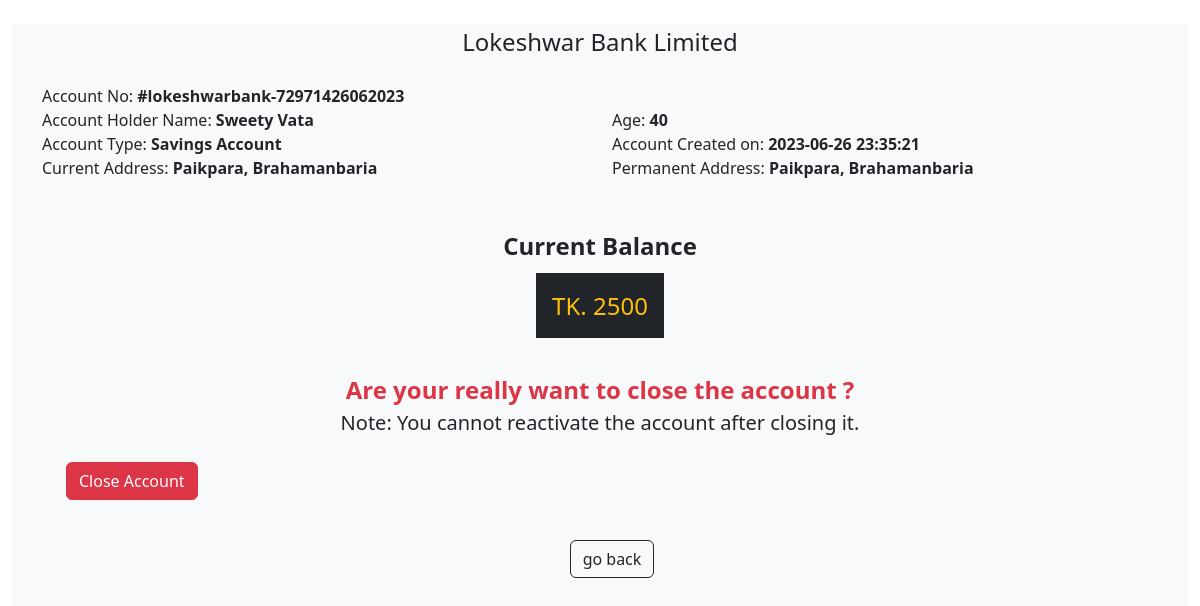
/close_account?ac_no=lokeshwarbank-72971426062023 (signed in), run on the app's committed database.
### tables this page shows
CREATE TABLE `ac_holders` (
  `id` int(11) NOT NULL,
  `account_no` varchar(255) NOT NULL,
  `ac_holder_name` varchar(255) NOT NULL,
  `ac_holder_current_balance` int(255) NOT NULL,
  `ac_holder_age` varchar(255) NOT NULL,
  `ac_type` varchar(255) NOT NULL,
  `ac_holder_img` varchar(255) NOT NULL,
  `ac_holder_c_address` varchar(255) NOT NULL,
  `ac_holder_p_address` varchar(255) NOT NULL,
  `account_status` varchar(255) NOT NULL,
  `datetime` datetime NOT NULL DEFAULT current_timestamp()
);

### controllers/close_account.php (called while the page is built)
<?php
require __DIR__ . "/../view/pages/close_account.php";
?>

### config/conn.php (called while the page is built, shortened)
<?php
class connect{
    protected function db_connect(){
        $this->db_hostname = "localhost";
        $this->db_username = "root";
        $this->db_password = "";
        $this->dbname = "lokbanksys";
        $conn = new mysqli($this->db_hostname, $this->db_username, $this->db_password, $this->dbname);
        return $conn;
    }
}
?>

### models/get_sql_db_info.php (called while the page is built, shortened)
<?php
class sql_info extends connect {
    public function all_where_sql($table_name, $condition_row_name, $equal_condition){
        $sql_all_where = "SELECT * FROM `$table_name` WHERE `$condition_row_name` = '$equal_condition'";
        $result = $this->db_connect()->query($sql_all_where);
        return $result;
    }
    public function get_html_special($info){
       $result =  htmlspecialchars(mysqli_real_escape_string($this->db_connect(), $info));
        return $result;
    }
}
?>

### view/pages/close_account.php (the view, shortened to what this page needs)
<?php
require __DIR__ . "/inc/_header.php";
require __DIR__ .  "/../../config/conn.php";
include __DIR__ . "/../../models/get_sql_db_info.php";
$sql = new sql_info;
?>
<main class="">
    <div class="container-fluid pt-4" style="min-height: 100vh; height:auto">
        <div class="col-12 bg-light" style="min-height:100vh; height: auto;">
            <div class="container-fluid mb-0">
<div class="container text-center fs-4 mb-4">
    Lokeshwar Bank Limited
</div>
<div class="container">
    <div class="row">
    <?php
  $ac_no =   $sql->get_html_special($_GET['ac_no']);
           $result = $sql->all_where_sql('ac_holders', 'account_no', "$ac_no");
            while($row = $result->fetch_assoc()){
                echo '
                <div class="col-12">
                    Account No: <b> #' . $ac_no . '</b>
                </div>
                <div class="col-6">
                   Account Holder Name: <b>'.$row['ac_holder_name'].'</b>
                </div>
                <div class="col-6">
                    Age: <b>'.$row['ac_holder_age'].'</b>
                </div>
                <div class="col-6">
                    Account Type: <b>'.$row['ac_type'].'</b>
                </div>
                <div class="col-6">
                    Account Created on: <b>'.$row['datetime'].'</b>
                </div>
                <div class="col-6">
                    Current Address: <b>'.$row['ac_holder_c_address'].'</b>
                </div>
                <div class="col-6">
                    Permanent Address: <b>'.$row['ac_holder_p_address'].'</b>
                </div>';
            }
         ?>
    </div>
</div>
<div class="container">
                        <div class="text-center fs-4 fw-bold mb-4 mt-4 pt-4">
                            Current Balance
                        </div>
                        <div class="container text-center text-warning mt-4 mb-4 fs-4 ">
                           <span class="bg-dark p-3">
                          TK.
                          <?php
$result = $sql->all_where_sql('ac_holders', 'account_no', "$ac_no");
while($row = $result->fetch_assoc()){
    if($row['ac_holder_current_balance'] == ''){
        echo 0;
    }else{
        echo $row['ac_holder_current_balance'];
    }
}
    ?>
                           </span>
                        </div>
<?php
$sql = new sql_info;
?>
                        <div class="container mt-4 pt-4 ">
                            <?php
$result = $sql->all_where_sql("ac_holders", "account_no", "$ac_no");
while($row = $result->fetch_assoc()){
  $account_status =   $row['account_status'];
}
if($account_status == 'Account Closed'){
echo '
<div class="container">
<div class="main fw-bold fs-4 text-center text-danger">
Your account is closed
</div>
<div class="note fs-5  text-center text-dark mb-4">
Note: You cannot reactivate the account after closing it. All of the access has been removed from this account and all the transaction is closed.
</div>
</div>
';
}else{
    echo '
    <div class="container">
    <div class="main fw-bold fs-4 text-center text-danger">
    Are your really want to close the account ?
    </div>
    <div class="note fs-5  text-center text-dark mb-4">
Note: You cannot reactivate the account after closing it.
    </div>
    <button type="button" class="btn btn-danger" data-bs-toggle="modal" data-bs-target="#exampleModal">
    Close Account
   </button>
    </div>
    ';
}
                            ?>
                            <div class="container m-auto text-center">
                       <a href="/"><button type="submit" class="btn btn-outline-dark mt-4 ms-4 mb-4 btn-sm-sm d-print-none" >go back</button></a>
                            </div>
</div>
</div>
            </div>
        </div>
    </div>
</main>

### assets/css/style.css (style rules this page uses)
:root { --custom-success-color: #198754; }
body { background-color: var(--custom-success-color) !important; }

### view/pages/close_account.php (style rules this page uses)
body { background-color: white; }
body { background-color: white !important; }

### data on the page
ac_holders: ac_holder_name "Sweety Vata", ac_holder_age "40", ac_type "Savings Account", datetime "2023-06-26 23:35:21", ac_holder_c_address "Paikpara, Brahamanbaria", ac_holder_p_address "Paikpara, Brahamanbaria", ac_holder_current_balance "2500"
